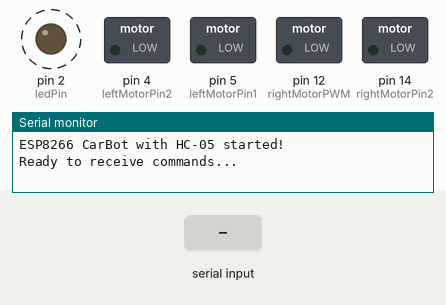
Simulated run of this sketch. Board: Arduino Uno, built with avr-gcc and run on an emulated ATmega328P. Parts: switched loads named in the sketch (green lamp = pin HIGH), output pins drawn as LEDs (lit = HIGH), the last lines printed to the serial monitor. Dashed ring = blinking. The inputs (shaded band) are chosen by the test bench. Pins used as bus, display or sensor lines are not drawn.

Above: at 1.25 s.
1.3 s: "F" received over Serial
At 2.5 s:
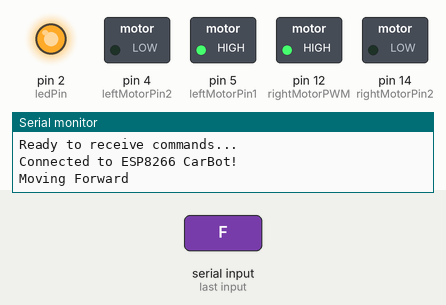
2.8 s: "B" received over Serial
At 3.7 s:
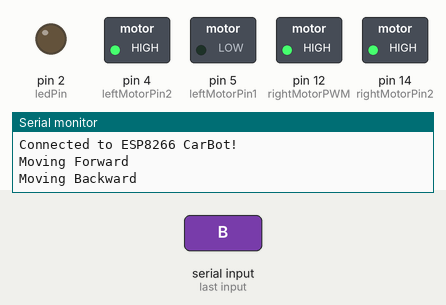
4.3 s: "R" received over Serial
At 4.8 s:
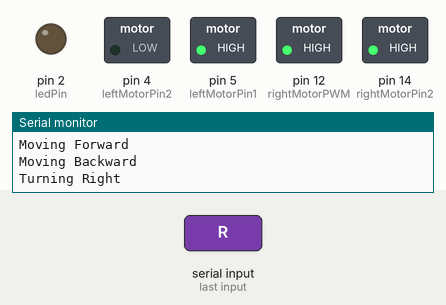
5.8 s: "L" received over Serial
At 7.0 s:
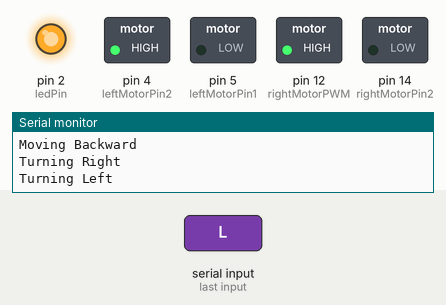
7.3 s: "H" received over Serial
At 8.3 s:
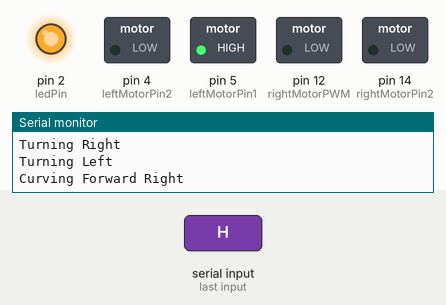
8.8 s: "X" received over Serial
At 9.5 s:
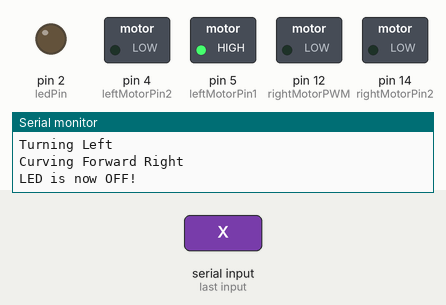
Timing chart, 0 to 11.3 s (numbered marks = the images above; inputs shaded):
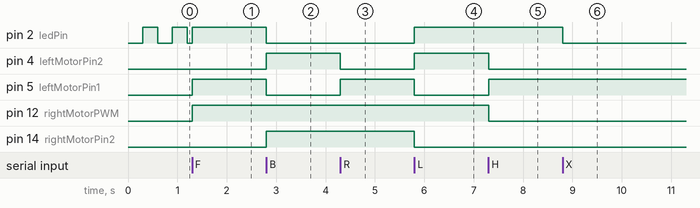

Measured:
- after the input at 1.3 s, pin 5 (leftMotorPin1), pin 12 (rightMotorPWM): LOW → HIGH at once
- after the input at 2.8 s, pin 2 (ledPin), pin 5 (leftMotorPin1): HIGH → LOW at once; pin 4 (leftMotorPin2), pin 14 (rightMotorPin2): LOW → HIGH at once
- after the input at 4.3 s, pin 4 (leftMotorPin2): HIGH → LOW at once; pin 5 (leftMotorPin1): LOW → HIGH at once
- after the input at 5.8 s, pin 2 (ledPin), pin 4 (leftMotorPin2): LOW → HIGH at once; pin 5 (leftMotorPin1), pin 14 (rightMotorPin2): HIGH → LOW at once
- after the input at 7.3 s, pin 4 (leftMotorPin2), pin 12 (rightMotorPWM): HIGH → LOW at once; pin 5 (leftMotorPin1): LOW → HIGH at once
- after the input at 8.8 s, pin 2 (ledPin): HIGH → LOW at once

The sketch:

esp8266_HC05.ino
```cpp
#define ledPin 2  // Built-in LED on ESP8266

// Using hardware UART for HC-05 Bluetooth module
// HC-05 TX connects to ESP8266 RX (GPIO3)
// HC-05 RX connects to ESP8266 TX (GPIO1)

// Define motor control pins for ESP8266
// Left motor (simplified with parallel connection)
// D1:GPIO5
// D2:GPIO4
// D3:GPIO0
// D4:GPIO2
// D5:GPIO14
//https://randomnerdtutorials.com/esp8266-pinout-reference-gpios/(for more info)
const int leftMotorPin1 = 5;  // IN1 on L298N
const int leftMotorPin2 = 4;  // IN2 on L298N
const int leftMotorPWM = 0;   // ENA on L298N

// Right motor (simplified with parallel connection)
const int rightMotorPin1 = 2; // IN3 on L298N
const int rightMotorPin2 = 14; // IN4 on L298N
const int rightMotorPWM = 12;  // ENB on L298N

int valSpeed = 200;     // Default motor speed (0-1023 for ESP8266)
int minTurnSpeed = 100; // Minimum speed for effective turning

bool isConnected = false;
unsigned long lastBlinkTime = 0;
bool ledState = false;

void setup() {
    Serial.begin(9600); // This will communicate with HC-05
    Serial.println("ESP8266 CarBot with HC-05 started!");

    // Set up motor control pins
    pinMode(leftMotorPin1, OUTPUT);
    pinMode(leftMotorPin2, OUTPUT);
    pinMode(rightMotorPin1, OUTPUT);
    pinMode(rightMotorPin2, OUTPUT);
    pinMode(leftMotorPWM, OUTPUT);
    pinMode(rightMotorPWM, OUTPUT);

    // Initialize LED
    pinMode(ledPin, OUTPUT);
    digitalWrite(ledPin, LOW);

    // Stop all motors initially
    stopMotors();

    Serial.println("Ready to receive commands...");
}

void loop() {
    char command = 0;

    // Blink LED while not connected
    if (!isConnected) {
        unsigned long currentMillis = millis();
        if (currentMillis - lastBlinkTime >= 300) { // Blink every 300ms
            lastBlinkTime = currentMillis;
            ledState = !ledState;
            digitalWrite(ledPin, ledState);
        }
    }

    // Check HC-05 Bluetooth via hardware UART
    if (Serial.available() > 0) {
        command = Serial.read();

        if (!isConnected) {
            isConnected = true;
            digitalWrite(ledPin, HIGH);  // Solid LED once connected
            Serial.println("Connected to ESP8266 CarBot!");
        }
    }

    // Process command
    if (command != 0) {
        processCommand(command);
    }
}

void processCommand(char command) {
    switch(command) {
        case 'F': {  // Move forward
            leftMotorForward();
            rightMotorForward();
            setMotorSpeeds(valSpeed, valSpeed);
            Serial.println("Moving Forward");
            break;
        }
        case 'B': {  // Move backward
            leftMotorBackward();
            rightMotorBackward();
            setMotorSpeeds(valSpeed, valSpeed);
            Serial.println("Moving Backward");
            break;
        }
        case 'R': {   // Turn right
            // Use higher speed for turning if current speed is too low
            int rightTurnSpeed = max(valSpeed, minTurnSpeed);
            leftMotorForward();
            rightMotorBackward();
            setMotorSpeeds(rightTurnSpeed, rightTurnSpeed);
            Serial.println("Turning Right");
            break;
        }
        case 'L': {   // Turn left
            // Use higher speed for turning if current speed is too low
            int leftTurnSpeed = max(valSpeed, minTurnSpeed);
            leftMotorBackward();
            rightMotorForward();
            setMotorSpeeds(leftTurnSpeed, leftTurnSpeed);
            Serial.println("Turning Left");
            break;
        }
        case 'G': {   // Forward left (curve)
            leftMotorForward();
            rightMotorForward();
            setMotorSpeeds(valSpeed/2, valSpeed);
            Serial.println("Curving Forward Left");
            break;
        }
        case 'H': {   // Forward right (curve)
            leftMotorForward();
            rightMotorForward();
            setMotorSpeeds(valSpeed, valSpeed/2);
            Serial.println("Curving Forward Right");
            break;
        }
        case 'S': {   // Stop all motors
            stopMotors();
            Serial.println("Motors Stopped");
            break;
        }

        // LED control commands (from your HC-05 example)
        case 'O': {   // LED ON
            digitalWrite(ledPin, HIGH);
            Serial.println("LED is now ON!");
            break;
        }
        case 'X': {   // LED OFF
            digitalWrite(ledPin, LOW);
            Serial.println("LED is now OFF!");
            break;
        }

        // Set motor speed using single characters (0-9)
        case '0': valSpeed = 0; Serial.println("Speed: 0%"); break;
        case '1': valSpeed = 100; Serial.println("Speed: 10%"); break;
        case '2': valSpeed = 200; Serial.println("Speed: 20%"); break;
        case '3': valSpeed = 300; Serial.println("Speed: 30%"); break;
        case '4': valSpeed = 400; Serial.println("Speed: 40%"); break;
        case '5': valSpeed = 500; Serial.println("Speed: 50%"); break;
        case '6': valSpeed = 600; Serial.println("Speed: 60%"); break;
        case '7': valSpeed = 700; Serial.println("Speed: 70%"); break;
        case '8': valSpeed = 850; Serial.println("Speed: 80%"); break;
        case '9': valSpeed = 1023; Serial.println("Speed: 100%"); break;

        default: {
            Serial.println("Unknown command. Use F/B/L/R/G/H/S for movement, 0-9 for speed, O/X for LED");
            break;
        }
    }
}

// Function to set individual motor speeds
void setMotorSpeeds(int leftSpeed, int rightSpeed) {
    analogWrite(leftMotorPWM, leftSpeed);
    analogWrite(rightMotorPWM, rightSpeed);
}

// Simplified setSpeed function for forward/backward movement
void setSpeed(int speed) {
    valSpeed = speed;
    setMotorSpeeds(speed, speed);
}

void leftMotorForward() {
    digitalWrite(leftMotorPin1, HIGH);
    digitalWrite(leftMotorPin2, LOW);
}

void leftMotorBackward() {
    digitalWrite(leftMotorPin1, LOW);
    digitalWrite(leftMotorPin2, HIGH);
}

void rightMotorForward() {
    digitalWrite(rightMotorPin1, HIGH);
    digitalWrite(rightMotorPin2, LOW);
}

void rightMotorBackward() {
    digitalWrite(rightMotorPin1, LOW);
    digitalWrite(rightMotorPin2, HIGH);
}

void stopMotors() {
    digitalWrite(leftMotorPin1, LOW);
    digitalWrite(leftMotorPin2, LOW);
    digitalWrite(rightMotorPin1, LOW);
    digitalWrite(rightMotorPin2, LOW);
    setMotorSpeeds(0, 0);
}
```
